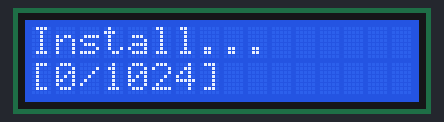
A sketch run on a simulated Arduino Uno, built with avr-gcc and run on an emulated ATmega328P. Shown: 16×2 character LCD.

Above: at 0.1 s.
At 4.6 s:
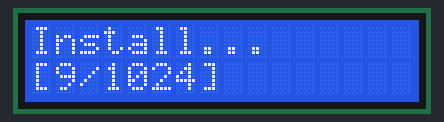
At 9.6 s:
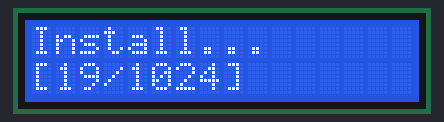
At 19.7 s:
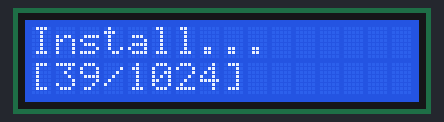
At 29.2 s:
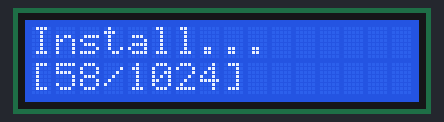
At 39.2 s:
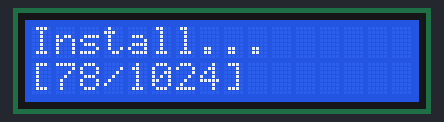

Measured:
- what the display in image 1 shows lasts 0.5 s, from 4.6 s to 5.1 s

The sketch:

LCD_Display.ino
```cpp
#include <LiquidCrystal.h>

int packagesAmount = 1024;
int packages = 0;
int isCleared = 0;
int speed = 500;
int speedIncrease = 1;

LiquidCrystal lcd(12, 11, 2, 3, 4, 5);

void setup() {
  // put your setup code here, to run once:
  lcd.begin(16, 2);
  lcd.print("Install...");

  lcd.noCursor();
}

void loop() {
  lcd.setCursor(0, 1);
  if(packages == packagesAmount + 1) {
    lcd.setCursor(0, 0);
    if(!isCleared)
      lcd.print("                ");
    isCleared = 1;
    lcd.print("MiSide installed");
  }
  else {
    lcd.print("[");
    lcd.print(packages);
    lcd.print("/");
    lcd.print(packagesAmount);
    lcd.print("]");

    if(packages / 100 == speedIncrease) {
      speed -= 100;
      if(speed < 100)
        speed = 100;

      speedIncrease++;
    }
    packages++;

    delay(speed);
  }
}
```
